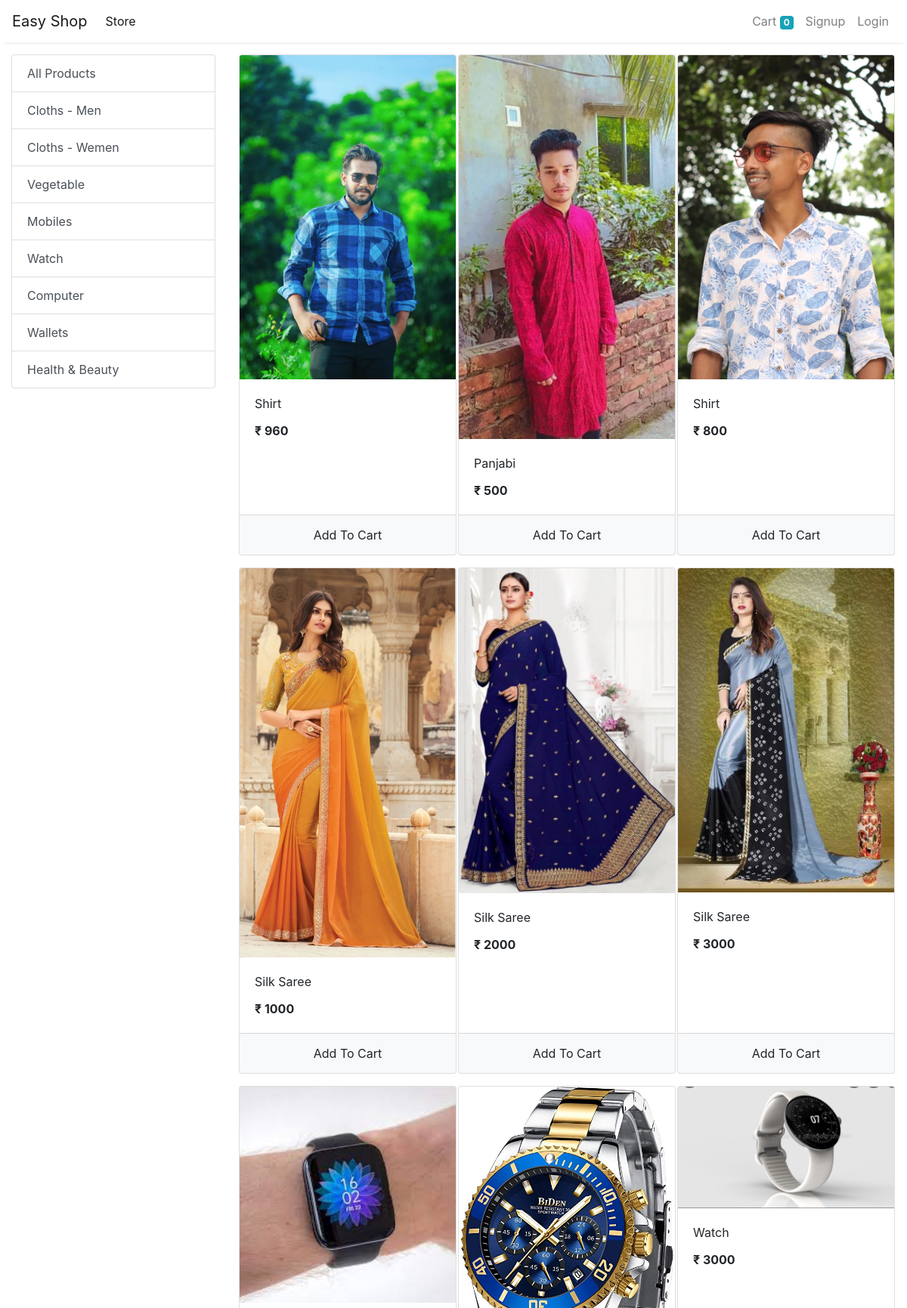
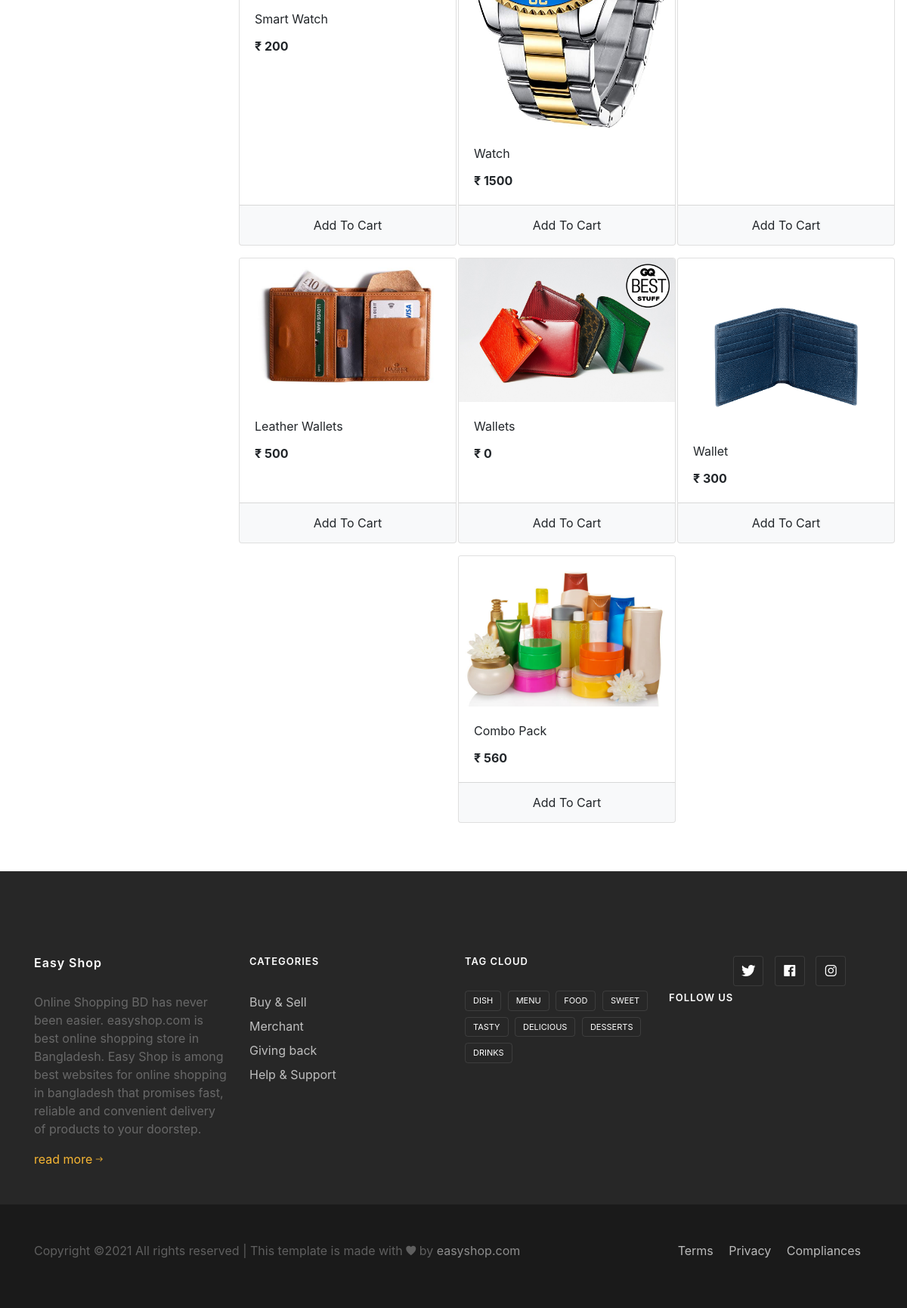
The app's page /store with its own data (2 pictures, top to bottom).
### store/models/category.py (models this page shows, shortened)
class Category(models.Model):
    name = models.CharField(max_length=20)
    @staticmethod
    def get_all_categories():
        return Category.objects.all()

### store/models/product.py (models this page shows, shortened)
class Product(models.Model):
    name = models.CharField(max_length=50)
    price = models.IntegerField(default=0)
    category = models.ForeignKey(Category, on_delete=models.CASCADE, default=1)
    description = models.CharField(max_length=200, default='' , null=True , blank=True)
    image = models.ImageField(upload_to='uploads/products/')
    @staticmethod
    def get_all_products():
        return Product.objects.all()

### store/views/home.py (the view)
# urls.py: path('' , include('store.urls'))
def store(request):
    cart = request.session.get('cart')
    if not cart:
        request.session['cart'] = {}
    products = None
    categories = Category.get_all_categories()
    categoryID = request.GET.get('category')
    if categoryID:
        products = Product.get_all_products_by_categoryid(categoryID)
    else:
        products = Product.get_all_products();
    data = {}
    data['products'] = products
    data['categories'] = categories
    print('you are : ', request.session.get('email'))
    return render(request, 'index.html', data)

### store/templatetags/cart.py (called while the page is built)
@register.filter(name='is_in_cart')
def is_in_cart(product  , cart):
    keys = cart.keys()
    for id in keys:
        if int(id) == product.id:
            return True
    return False;

### store/templatetags/custom_filter.py (called while the page is built)
@register.filter(name='currency')
def currency(number):
    return "₹ "+str(number)

### store/templates/index.html (shortened to what this page needs)
{% extends 'base.html' %}
{% block content %}
{% load cart %}
{% load custom_filter %}
<div class="container-fluid mt-3">
	<div class="row">
		<div class="col-lg-3 mx-auto">
			<div class="list-group">
				<a href="/" class="list-group-item list-group-item-action">All Products</a>
				{% for category in categories %}
				<a href="/?category={{category.id}}"
					class="list-group-item list-group-item-action">{{category.name}}</a>
				{% endfor %}
			</div>
		</div>
		<div id='products' class="col-lg-9 mx-auto">
			<div class="row mx-auto">
				{% for product in products %}
				<div class="card mx-auto mb-3" id={{product.id}} style="width: 18rem;">
					<img class="card-img-top" src="{{product.image.url}}" alt="Card image cap">
					<div class="card-body">
						<p class="card-title">{{product.name}}</p>
						<p class="card-text"><b>{{product.price|currency}}</b></p>
					</div>
					<div class="card-footer p-0 no-gutters">
						{% if product|is_in_cart:request.session.cart %}
						<div class="row no-gutters">
							<form action="/#{{product.id}}" class="col-2 " method="post">
								{% csrf_token %}
								<input hidden type="text" name='product' value='{{product.id}}'>
								<input hidden type="text" name='remove' value='True'>
								<input type="submit" value=" - " class="btn btn-block btn-light border-right">
							</form>
							<div class="text-center col">{{product|cart_quantity:request.session.cart}} in Cart</div>
							<form action="/#{{product.id}}" class="col-2 " method="post">
								{% csrf_token %}
								<input hidden type="text" name='product' value='{{product.id}}'>
								<input type="submit" value=" + " class="btn btn-block btn-light border-left">
							</form>
						</div>
						{% else %}
						<form action="/#{{product.id}}" method="POST" class="btn-block">
							<input type="submit" class="float-right btn btn-light  form-control"
								value="Add To Cart">
						</form>
						{% endif %}
					</div>
				</div>
				{% endfor %}
			</div>
		</div>
	</div>
</div>
<br>
<br>
<footer class="footer-04 bt-5px">
			<div class="container">
				<div class="row">
					<div class="col-md-6 col-lg-3 mb-md-0 mb-4">
						<h2 class="footer-heading"><a href="#" class="logo">Easy Shop</a></h2>
						<p>Online Shopping BD has never been easier. easyshop.com is best online shopping store in Bangladesh. Easy Shop is among best websites for online shopping in bangladesh that promises fast, reliable and convenient delivery of products to your doorstep. </p>
						<a href="#">read more <span class="ion-ios-arrow-round-forward"></span></a>
					</div>
					<div class="col-md-6 col-lg-3 mb-md-0 mb-4">
						<h2 class="footer-heading">Categories</h2>
						<ul class="list-unstyled">
              <li><a href="#" class="py-1 d-block">Buy &amp; Sell</a></li>
              <li><a href="#" class="py-1 d-block">Merchant</a></li>
              <li><a href="#" class="py-1 d-block">Giving back</a></li>
              <li><a href="#" class="py-1 d-block">Help &amp; Support</a></li>
            </ul>
					</div>
					<div class="col-md-6 col-lg-3 mb-md-0 mb-4">
						<h2 class="footer-heading">Tag cloud</h2>
						<div class="tagcloud">
	            <a href="#" class="tag-cloud-link">dish</a>
	            <a href="#" class="tag-cloud-link">menu</a>
	            <a href="#" class="tag-cloud-link">food</a>
	            <a href="#" class="tag-cloud-link">sweet</a>
	            <a href="#" class="tag-cloud-link">tasty</a>
	            <a href="#" class="tag-cloud-link">delicious</a>
	            <a href="#" class="tag-cloud-link">desserts</a>
	            <a href="#" class="tag-cloud-link">drinks</a>
	          </div>
					</div>
            <h2 class="footer-heading mt-5">Follow us</h2>
            <ul class="ftco-footer-social p-0">
              <li class="ftco-animate"><a href="#" data-toggle="tooltip" data-placement="top" title="Twitter"><span class="ion-logo-twitter"></span></a></li>
              <li class="ftco-animate"><a href="#" data-toggle="tooltip" data-placement="top" title="Facebook"><span class="ion-logo-facebook"></span></a></li>
              <li class="ftco-animate"><a href="#" data-toggle="tooltip" data-placement="top" title="Instagram"><span class="ion-logo-instagram"></span></a></li>
            </ul>
					</div>
				</div>
			<div class="w-100 mt-5 border-top py-5">
				<div class="container">
					<div class="row">
	          <div class="col-md-6 col-lg-8">
	            <p class="copyright">
	  Copyright &copy;<script>document.write(new Date().getFullYear());</script> All rights reserved | This template is made with <i class="ion-ios-heart" aria-hidden="true"></i> by <a href="https://colorlib.com" target="_blank">easyshop.com</a>
	  </p>
	          </div>
	          <div class="col-md-6 col-lg-4 text-md-right">
	          	<p class="mb-0 list-unstyled">
	          		<a class="mr-md-3" href="#">Terms</a>
	          		<a class="mr-md-3" href="#">Privacy</a>
	          		<a class="mr-md-3" href="#">Compliances</a>
	          	</p>
	          </div>
	        </div>
				</div>
			</div>
		</footer>
{% endblock %}

### store/templates/base.html (shortened to what this page needs)
<!doctype html>
<html lang="en">
<head>
		<link rel="stylesheet" href="/footer/css/ionicons.min.css">
		<link rel="stylesheet" href="/footer/css/style.css">
  <link rel="stylesheet" href="https://maxcdn.bootstrapcdn.com/bootstrap/4.0.0/css/bootstrap.min.css"
>
</head>
<body>
  <nav class="one-edge-shadow
  sticky-top navbar
  navbar-expand-lg
   navbar-light bg-white">
    <a class="navbar-brand" href="/">Easy Shop</a>
    <div class="collapse navbar-collapse" id="navbarSupportedContent">
      <ul class="navbar-nav mr-auto">
        <li class="nav-item active">
          <a class="nav-link" href="/store">Store <span class="sr-only">(current)</span></a>
        </li>
      </ul>
      <ul class=" navbar-nav my-2 my-lg-0">
        <li class="nav-item ">
          <a class="nav-link" href="/cart">Cart
            <span class="badge badge-info">{{request.session.cart.keys|length}}</span>
            <span class="sr-only">(current)</span></a>
        </li>
        {% if request.session.customer %}
        <li class="nav-item ">
          <a class="nav-link" href="/orders">Orders<span class="sr-only">(current)</span></a>
        </li>
        <li class="nav-item ">
          <a class="nav-link" href="/logout">Logout<span class="sr-only">(current)</span></a>
        </li>
        {% else %}
        <li class="nav-item ">
          <a class="nav-link" href="/signup">Signup<span class="sr-only">(current)</span></a>
        </li>
        <li class="nav-item ">
          <a class="nav-link" href="/login">Login<span class="sr-only">(current)</span></a>
        </li>
        {% endif %}
      </ul>
    </div>
  </nav>
    {% block content %}
    {% endblock %}
</body>
</html>

### store/templates/base.html (style rules this page uses)
nav { background-color: white; }
.one-edge-shadow { box-shadow: 0 8px 2px -5px rgb(246, 245, 245); }

### records on screen
Category: name "Cloths - Men"
Category: name "Cloths - Wemen"
Category: name "Vegetable"
Category: name "Mobiles"
Category: name "Watch"
Category: name "Computer"
Category: name "Wallets"
Category: name "Health & Beauty"
Product: image (picture), name "Shirt", price "₹ 960"
Product: image (picture), name "Panjabi", price "₹ 500"
Product: image (picture), name "Shirt", price "₹ 800"
Product: image (picture), name "Silk Saree", price "₹ 1000"
Product: image (picture), name "Silk Saree", price "₹ 2000"
Product: image (picture), name "Silk Saree", price "₹ 3000"
Product: image (picture), name "Smart Watch", price "₹ 200"
Product: image (picture), name "Watch", price "₹ 1500"
Product: image (picture), name "Watch", price "₹ 3000"
Product: image (picture), name "Leather Wallets", price "₹ 500"
Product: image (picture), name "Wallets", price "₹ 0"
Product: image (picture), name "Wallet", price "₹ 300"
Product: image (picture), name "Combo Pack", price "₹ 560"

### other values on screen
{{ request.session.cart.keys|length }} "0"
